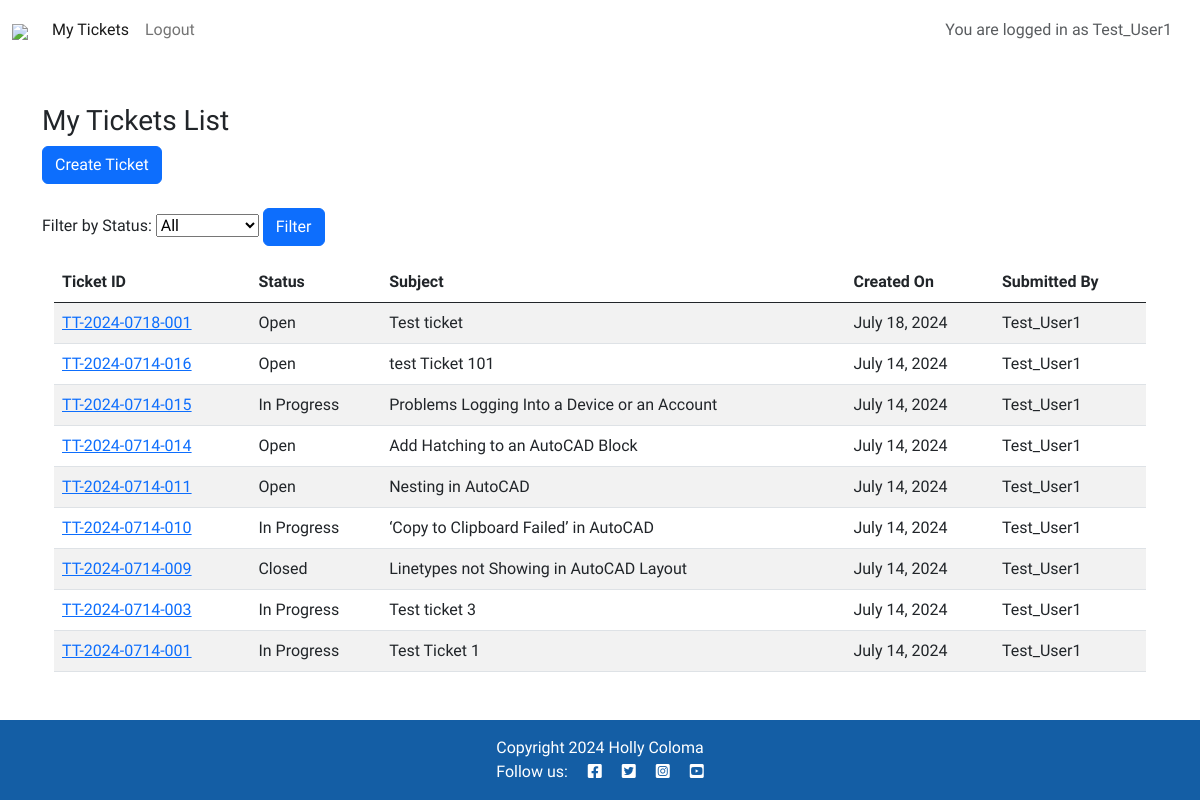
The app's page / (signed in), older data.
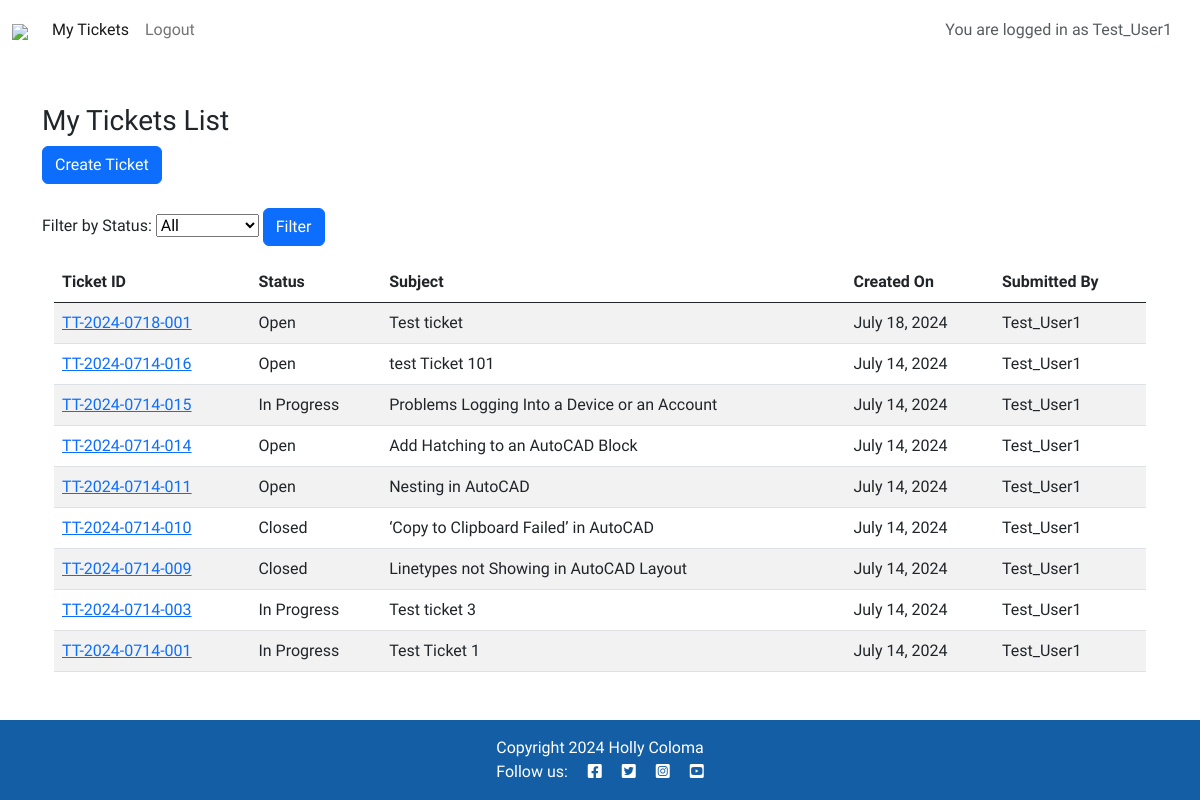
The same page, newer data.
### support/models.py (models this page shows, shortened)
class Ticket(models.Model):
    STATUS_OPTIONS = (
        ('Open', 'Open'),
        ('In Progress', 'In Progress'),
        ('Closed', 'Closed'),
    )
    ticket_id = models.CharField(max_length=20, unique=True)
    user = models.ForeignKey(User, on_delete=models.CASCADE)
    subject = models.CharField(max_length=255)
    description = models.TextField()
    status = models.CharField(max_length=20, choices=STATUS_OPTIONS, default='Open')
    created_on = models.DateTimeField(auto_now_add=True)
    updated_on = models.DateTimeField(auto_now=True)

### support/views.py (the view)
# urls.py: path('', views.home_page, name='home'),
def home_page(request):
    form = StatusFilterForm(request.GET)
    tickets = Ticket.objects.all().order_by('-created_on')
    if request.user.is_authenticated:
        if request.user.is_staff:
            tickets = tickets.order_by('-created_on')
        else:
            tickets = tickets.filter(user=request.user).order_by('-created_on')
        if form.is_valid():
            status = form.cleaned_data.get('status')
            if status:
                tickets = tickets.filter(status=status)
        return render(request, 'support/ticket_list.html', {
            'object_list': tickets,
            'filter_form': form
        })
    return render(request, 'support/index.html')

### support/forms.py
class StatusFilterForm(forms.Form):
    STATUS_OPTIONS = (
        ('', 'All'),
        ('Open', 'Open'),
        ('In Progress', 'In Progress'),
        ('Closed', 'Closed'),
    )
    status = forms.ChoiceField(choices=STATUS_OPTIONS, required=False, label='Filter by Status')

### support/templates/support/ticket_list.html
{% extends "base.html" %}
{% block content %}
<div class="container mt-4">
    {% if user.is_staff %}<h3>All Tickets List</h3>{% else %}<h3>My Tickets List</h3>{% endif %}
    <div class="mb-4">
        <a href="{% url 'ticket_create' %}" class="btn btn-primary">Create Ticket</a>
    </div>
    <form method="get" action="" class="mt-3 mb-3">
        <div class="form-group">
            {{ filter_form.status.label_tag }}
            {{ filter_form.status }}
            <button type="submit" class="btn btn-primary">Filter</button>
        </div>
    </form>
    <div class="container-fluid">
        <div class="table-responsive table-scroll" data-mdb-perfect-scrollbar="true" style="position: relative; height: auto">
            <table class="table table-striped mb-0">
                <thead>
                    <tr>
                    <th scope="col">Ticket ID</th>
                    <th scope="col">Status</th>
                    <th scope="col">Subject</th>
                    <th scope="col">Created On</th>
                    <th scope="col">Submitted By</th>
                    </tr>
                </thead>
                <tbody>
                    {% for ticket in object_list %}
                    <tr>
                        <td><a href="{% url 'ticket_detail' ticket.pk %}">{{ ticket.ticket_id }} </a></td>
                        <td>{{ ticket.status }}</td>
                        <td>{{ ticket.subject }}</td>
                        <td>{{ ticket.created_on|date:"F j, Y" }}</td>
                        <td>{{ ticket.user }}</td>
                    </tr>
                    {% endfor %}
                </tbody>
            </table>
        </div>
    </div>
</div>
{% endblock %}

Row changes from the older to the newer data that the page shows:
changed Ticket "TT-2024-0714-010": status "In Progress" → "Closed"
